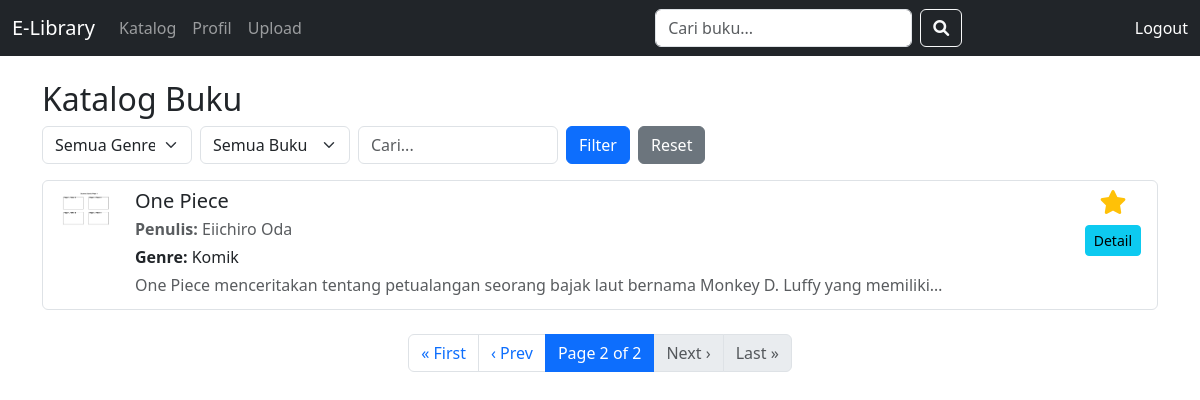
Page /books/?page=2 (signed in) on the committed database.
### books/models.py (models this page shows, shortened)
class Book(models.Model):
    GENRE_CHOICES = [
        ("fiksi", "Fiksi"),
        ("komik", "Komik"),
        ("motivasi", "Motivasi"),
    ]
    title = models.CharField(max_length=200, verbose_name="Judul")
    description = models.TextField(verbose_name="Deskripsi", blank=True)
    author = models.CharField(max_length=100, verbose_name="Penulis", blank=True)
    year = models.IntegerField(verbose_name="Tahun Terbit", null=True, blank=True)
    genre = models.CharField(
        max_length=20,
        choices=GENRE_CHOICES,
        default="fiksi",
        verbose_name="Genre"
    )
    pages = models.IntegerField(verbose_name="Jumlah Halaman", null=True, blank=True)
    pdf = models.FileField(
        upload_to="books/pdfs/",
        verbose_name="File PDF",
        null=True,
        blank=True
    )
    cover = models.ImageField(
        upload_to="books/covers/",
        verbose_name="Cover Buku",
        null=True,
        blank=True,
        help_text="Upload cover buku (opsional)"
    )
    favorite = models.BooleanField(default=False, verbose_name="Favorit")
    uploaded_by = models.ForeignKey(
        User,
        on_delete=models.CASCADE,
        verbose_name="Diupload oleh",
        related_name="uploaded_books"
    )
    created_at = models.DateTimeField(default=timezone.now)
    updated_at = models.DateTimeField(default=timezone.now)
    def get_genre_display(self):
        return dict(self.GENRE_CHOICES).get(self.genre, self.genre)
    def get_converted_images_path(self):
        if self.pdf:
            return os.path.join(settings.MEDIA_ROOT, f"books/pages/{self.id}/")
        return None
    def has_converted_images(self):
        images_path = self.get_converted_images_path()
        if images_path and os.path.exists(images_path):
            return len(os.listdir(images_path)) > 0
        return False
    def get_first_page_image(self):
        if self.has_converted_images():
            return settings.MEDIA_URL+ f"books/pages/{self.id}/page_1.png"
        return None
    class Meta:
        verbose_name = "Buku"
        verbose_name_plural = "Buku"
        ordering = ['-created_at']
        indexes = [
            models.Index(fields=['title']),
            models.Index(fields=['author']),
            models.Index(fields=['genre']),
            models.Index(fields=['favorite']),
            models.Index(fields=['created_at']),
        ]

### books/views.py (the view, shortened to what this page needs)
# urls.py: path('', BookListView.as_view(), name='book_list'),
@method_decorator(login_required, name='dispatch')
class BookListView(ListView):
    model = Book
    template_name = "books/book_list.html"
    context_object_name = "books"
    paginate_by = 5
    def get_queryset(self):
        queryset = Book.objects.all()
        favorite = self.request.GET.get('favorite')
        if favorite == '1':
            queryset = queryset.filter(favorite=True)
        genre = self.request.GET.get('genre')
        if genre:
            queryset = queryset.filter(genre=genre)
        q = self.request.GET.get('q')
        return queryset
    def get_context_data(self, **kwargs):
        context = super().get_context_data(**kwargs)
        context['favorite'] = self.request.GET.get('favorite', '')
        context['genre'] = self.request.GET.get('genre', '')
        context['genre_choices'] = Book.GENRE_CHOICES
        context['q'] = self.request.GET.get('q', '')
        return context

### books/templates/books/book_list.html (shortened to what this page needs)
{% extends "base.html" %}
{% load custom_filters %}
{% load static %}
{% block content %}
<h2>Katalog Buku</h2>
<form method="get" class="mb-3 d-flex gap-2 align-items-center">
    <select name="genre" class="form-select" style="width:150px;">
        <option value="">Semua Genre</option>
    </select>
    <select name="favorite" class="form-select" style="width:150px;">
        <option value="">Semua Buku</option>
    </select>
    <input type="text" name="q" value="{{ q }}" placeholder="Cari..." class="form-control" style="width:200px;">
    <button type="submit" class="btn btn-primary">Filter</button>
    <a href="{% url 'book_list' %}" class="btn btn-secondary">Reset</a>
</form>
<ul class="list-group">
    {% for book in books %}
    <li class="list-group-item d-flex align-items-start">
       <div class="me-3">
    {% if book.cover %}
        <img src="{{ book.cover.url }}" alt="{{ book.title }}"
             style="width:60px; height:80px; object-fit:cover;">
    {% elif book.get_first_page_image %}
        <img src="{{ book.get_first_page_image }}" alt="{{ book.title }}"
             style="width:60px; height:80px; object-fit:cover;">
    {% else %}
        <div style="width:60px; height:80px; background:#eee; display:flex; align-items:center; justify-content:center;">
            <span class="text-muted">No Cover</span>
        </div>
    {% endif %}
</div>
        <div class="flex-grow-1 me-3">
            <h5 class="mb-1">{{ book.title }}</h5>
            <p class="mb-1 text-muted"><strong>Penulis:</strong> {{ book.author|default:"Tidak diketahui" }}</p>
            <p class="mb-1"><strong>Genre:</strong> {{ book.get_genre_display }}</p>
            {% if book.description %}
            <p class="mb-1 text-muted">{{ book.description|truncatechars:100 }}</p>
            {% endif %}
        </div>
        <div class="d-flex flex-column align-items-center">
            <form method="post" action="{% url 'toggle_favorite' book.pk %}" class="mb-2">
                <button type="submit" class="btn btn-link p-0 border-0" title="{% if book.favorite %}Hapus dari Favorit{% else %}Tambahkan ke Favorit{% endif %}">
                    {% if book.favorite %}
                    <i class="fas fa-star text-warning" style="font-size: 24px;"></i>
                    {% else %}
                    <i class="far fa-star text-secondary" style="font-size: 24px;"></i>
                    {% endif %}
                </button>
            </form>
            <a href="{% url 'book_detail' book.pk %}" class="btn btn-sm btn-info">Detail</a>
        </div>
    </li>
    {% endfor %}
</ul>
{% if is_paginated %}
<nav class="mt-4">
    <ul class="pagination justify-content-center">
        {% if page_obj.has_previous %}
        <li class="page-item">
            <a class="page-link" href="?page=1{% if genre %}&genre={{ genre }}{% endif %}{% if favorite %}&favorite={{ favorite }}{% endif %}{% if q %}&q={{ q }}{% endif %}">
                &laquo; First
            </a>
        </li>
        <li class="page-item">
            <a class="page-link" href="?page={{ page_obj.previous_page_number }}{% if genre %}&genre={{ genre }}{% endif %}{% if favorite %}&favorite={{ favorite }}{% endif %}{% if q %}&q={{ q }}{% endif %}">
                &lsaquo; Prev
            </a>
        </li>
        {% endif %}
        <li class="page-item active">
            <span class="page-link">
                Page {{ page_obj.number }} of {{ page_obj.paginator.num_pages }}
            </span>
        </li>
        {% if page_obj.has_next %}
        <li class="page-item">
            <a class="page-link" href="?page={{ page_obj.next_page_number }}{% if genre %}&genre={{ genre }}{% endif %}{% if favorite %}&favorite={{ favorite }}{% endif %}{% if q %}&q={{ q }}{% endif %}">
                Next &rsaquo;
            </a>
        </li>
        <li class="page-item">
            <a class="page-link" href="?page={{ page_obj.paginator.num_pages }}{% if genre %}&genre={{ genre }}{% endif %}{% if favorite %}&favorite={{ favorite }}{% endif %}{% if q %}&q={{ q }}{% endif %}">
                Last &raquo;
            </a>
        </li>
        {% else %}
        <li class="page-item disabled">
            <span class="page-link">Next &rsaquo;</span>
        </li>
        <li class="page-item disabled">
            <span class="page-link">Last &raquo;</span>
        </li>
        {% endif %}
    </ul>
</nav>
{% endif %}
<link rel="stylesheet" href="https://cdnjs.cloudflare.com/ajax/libs/font-awesome/6.0.0/css/all.min.css">
{% endblock %}

### books/templates/books/book_list.html (style rules this page uses)
.list-group-item { transition: background-color 0.2s; }

### rows in the picture
Book: title "One Piece", author "Eiichiro Oda", genre "Komik", description "One Piece menceritakan tentang petualangan seorang bajak laut bernama Monkey D. Luffy yang memiliki…", favorite True (drawn)

### other values in the picture
{{ page_obj.number }} "2"
{{ page_obj.paginator.num_pages }} "2"
